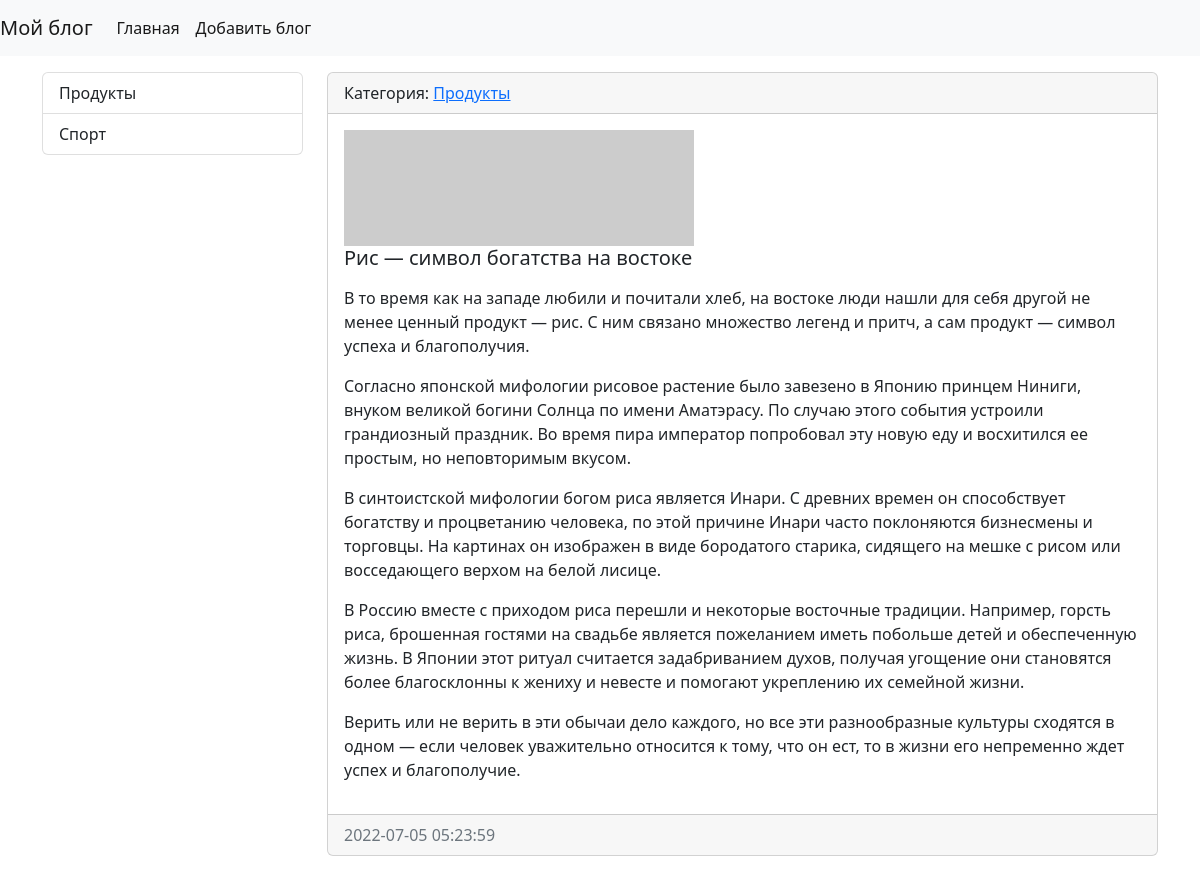
Screenshot of /blogs/13/ with the database file from the repository.
### cool/models.py (models this page shows, shortened)
class Category(models.Model):
    title = models.CharField(
        max_length=100, db_index=True, verbose_name="Наименование категории"
    )
    def get_absolute_url(self):
        return reverse("category", kwargs={"category_id": self.pk})
    def __str__(self):
        return self.title
    class Meta:
        verbose_name = "Категория"
        verbose_name_plural = "Категории"
        ordering = ["title"]

class Blogs(models.Model):
    title = models.CharField(max_length=100, verbose_name="Наименование")
    content = models.TextField(blank=True, verbose_name="Контент")
    created_at = models.DateTimeField(auto_now_add=True, verbose_name="Создано")
    updated_at = models.DateTimeField(auto_now=True, verbose_name="Обновлено")
    photo = models.ImageField(
        upload_to="photos/%Y/%m/%d/", verbose_name="Фото", blank=True
    )
    is_published = models.BooleanField(default=True, verbose_name="Опубликовано")
    category = models.ForeignKey(
        "Category", on_delete=models.PROTECT, null=True, verbose_name="Категория"
    )
    class Meta:
        verbose_name = "Запись"
        verbose_name_plural = "Записи"
        ordering = ["-created_at"]

### cool/views.py (the view)
# urls.py: path("blogs/<int:pk>/", ViewBlogs.as_view(), name="view_blogs"),
class ViewBlogs(DetailView):
    model = Blogs
    context_object_name = "blogs_item"

### cool/templatetags/blogs_tags.py (called while the page is built)
@register.inclusion_tag("cool/list_categories.html")
def show_categories():
    categories = Category.objects.all()
    return {"categories": categories}

### cool/templates/cool/blogs_detail.html (shortened to what this page needs)
{% extends 'base.html' %}
{% block sidebar %}
{% include 'inc/_sidebar.html' %}
{% endblock sidebar %}
{% block content %}
<div class="card mb-3">
    <div class="card-header">
        Категория: <a href="{{ object.category.get_absolute.url }}" >{{ object.category }}</a>
    </div>
    <div class="card-body">
        <div class="media">
            {% if item.photo %}
            <img src="{{ blogs_item.photo.url }}" alt="" width="350">
            {% else %}
            <img src="https://picsum.photos/id/1060/350/235/?blur=2" alt="" width="350" class="mr-3">
            {% endif %}
            <div class="media-body">
                <h5 class="card-title">{{ blogs_item.title }}</h5>
                <p class="card-text">{{ blogs_item.content|safe|linebreaks }}</p>
            </div>
        </div>
    </div>
    <div class="card-footer text-muted">
        {{ blogs_item.created_at|date:"Y-m-d H:i:s" }}
    </div>
</div>
{% endblock content %}

### cool/templates/cool/list_categories.html
<div class="list-group">
    {% for item in categories %}
    <a href="{{ item.get_absolute_url }}" class="list-group-item list-group-item-action">{{ item.title }}</a>
    {% endfor %}
</div>

### rows the page displays
Category: title "Продукты"
Category: title "Спорт"
Blogs: category "Продукты", title "Рис — символ богатства на востоке", content "В то время как на западе любили и почитали хлеб, на востоке люди нашли для себя другой не менее ценный продукт — рис. С ним связано множество легенд и притч, а сам продукт — символ успеха и благополучия. Согласно японской мифологии рисовое растение было завезено в Японию принцем Ниниги, внуком великой богини Солнца по имени Аматэрасу. По случаю этого события устроили грандиозный праздник. Во время пира император попробовал эту новую еду и восхитился ее простым, но неповторимым вкусом. В синтоистской мифологии богом риса является Инари. С древних времен он способствует богатству и процветанию человека, по этой причине Инари часто поклоняются бизнесмены и торговцы. На картинах он изображен в…", created_at "2022-07-05 05:23:59"
